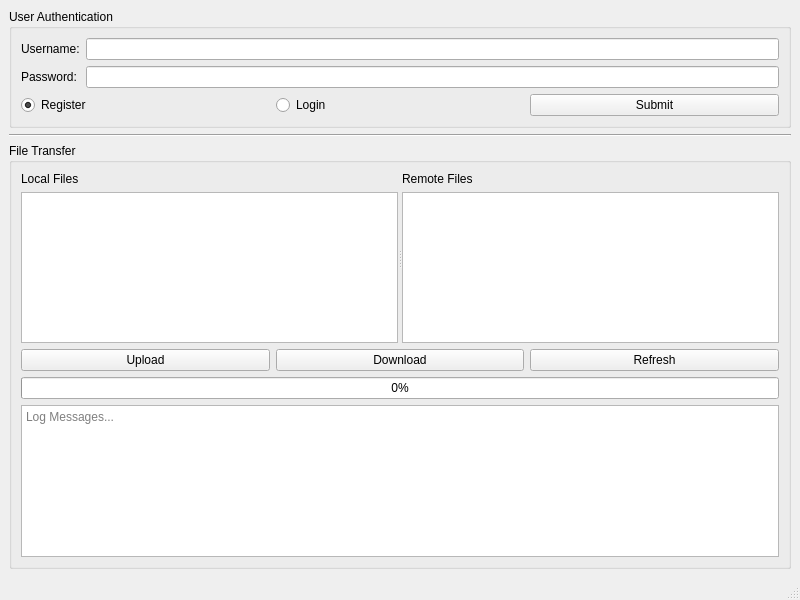
<?xml version="1.0" encoding="UTF-8"?>
<ui version="4.0">
 <class>ClientMainWindow</class>
 <widget class="QMainWindow" name="ClientMainWindow">
  <property name="geometry">
   <rect>
    <x>100</x>
    <y>100</y>
    <width>800</width>
    <height>600</height>
   </rect>
  </property>
  <property name="windowTitle">
   <string>Client - File Transfer System</string>
  </property>
  <widget class="QWidget" name="centralwidget">
   <layout class="QVBoxLayout" name="verticalLayout">
    <!-- 用户身份验证区域 -->
    <item>
     <widget class="QGroupBox" name="groupBoxAuth">
      <property name="title">
       <string>User Authentication</string>
      </property>
      <layout class="QFormLayout" name="formLayoutAuth">
       <item row="0" column="0">
        <widget class="QLabel" name="labelUsername">
         <property name="text">
          <string>Username:</string>
         </property>
        </widget>
       </item>
       <item row="0" column="1">
        <widget class="QLineEdit" name="lineEditUsername"/>
       </item>
       <item row="1" column="0">
        <widget class="QLabel" name="labelPassword">
         <property name="text">
          <string>Password:</string>
         </property>
        </widget>
       </item>
       <item row="1" column="1">
        <widget class="QLineEdit" name="lineEditPassword">
         <property name="echoMode">
          <enum>QLineEdit::Password</enum>
         </property>
        </widget>
       </item>
       <item row="2" column="0" colspan="2">
        <layout class="QHBoxLayout" name="horizontalLayoutAuth">
         <item>
          <widget class="QRadioButton" name="radioButtonRegister">
           <property name="text">
            <string>Register</string>
           </property>
           <property name="checked">
            <bool>true</bool>
           </property>
          </widget>
         </item>
         <item>
          <widget class="QRadioButton" name="radioButtonLogin">
           <property name="text">
            <string>Login</string>
           </property>
          </widget>
         </item>
         <item>
          <widget class="QPushButton" name="pushButtonSubmit">
           <property name="text">
            <string>Submit</string>
           </property>
          </widget>
         </item>
        </layout>
       </item>
      </layout>
     </widget>
    </item>
    <!-- 分割线 -->
    <item>
     <widget class="QFrame" name="line">
      <property name="frameShape">
       <enum>QFrame::HLine</enum>
      </property>
      <property name="frameShadow">
       <enum>QFrame::Sunken</enum>
      </property>
     </widget>
    </item>
    <!-- 文件传输区域 -->
    <item>
     <widget class="QGroupBox" name="groupBoxTransfer">
      <property name="title">
       <string>File Transfer</string>
      </property>
      <layout class="QVBoxLayout" name="verticalLayoutTransfer">
       <item>
        <widget class="QSplitter" name="splitterFiles">
         <property name="orientation">
          <enum>Qt::Horizontal</enum>
         </property>
         <widget class="QWidget" name="localWidget">
          <layout class="QVBoxLayout" name="verticalLayoutLocal">
           <item>
            <widget class="QLabel" name="labelLocalFiles">
             <property name="text">
              <string>Local Files</string>
             </property>
            </widget>
           </item>
           <item>
            <widget class="QListWidget" name="listWidgetLocal"/>
           </item>
          </layout>
         </widget>
         <widget class="QWidget" name="remoteWidget">
          <layout class="QVBoxLayout" name="verticalLayoutRemote">
           <item>
            <widget class="QLabel" name="labelRemoteFiles">
             <property name="text">
              <string>Remote Files</string>
             </property>
            </widget>
           </item>
           <item>
            <widget class="QListWidget" name="listWidgetRemote"/>
           </item>
          </layout>
         </widget>
        </widget>
       </item>
       <item>
        <layout class="QHBoxLayout" name="horizontalLayoutButtons">
         <item>
          <widget class="QPushButton" name="pushButtonUpload">
           <property name="text">
            <string>Upload</string>
           </property>
          </widget>
         </item>
         <item>
          <widget class="QPushButton" name="pushButtonDownload">
           <property name="text">
            <string>Download</string>
           </property>
          </widget>
         </item>
         <item>
          <widget class="QPushButton" name="pushButtonRefresh">
           <property name="text">
            <string>Refresh</string>
           </property>
          </widget>
         </item>
        </layout>
       </item>
       <item>
        <widget class="QProgressBar" name="progressBar">
         <property name="value">
          <number>0</number>
         </property>
        </widget>
       </item>
       <item>
        <widget class="QTextBrowser" name="textBrowserLog">
         <property name="placeholderText">
          <string>Log Messages...</string>
         </property>
        </widget>
       </item>
      </layout>
     </widget>
    </item>
   </layout>
  </widget>
  <widget class="QMenuBar" name="menubar">
   <property name="geometry">
    <rect>
     <x>0</x>
     <y>0</y>
     <width>800</width>
     <height>22</height>
    </rect>
   </property>
  </widget>
  <widget class="QStatusBar" name="statusbar"/>
 </widget>
 <resources/>
 <connections/>
</ui>
